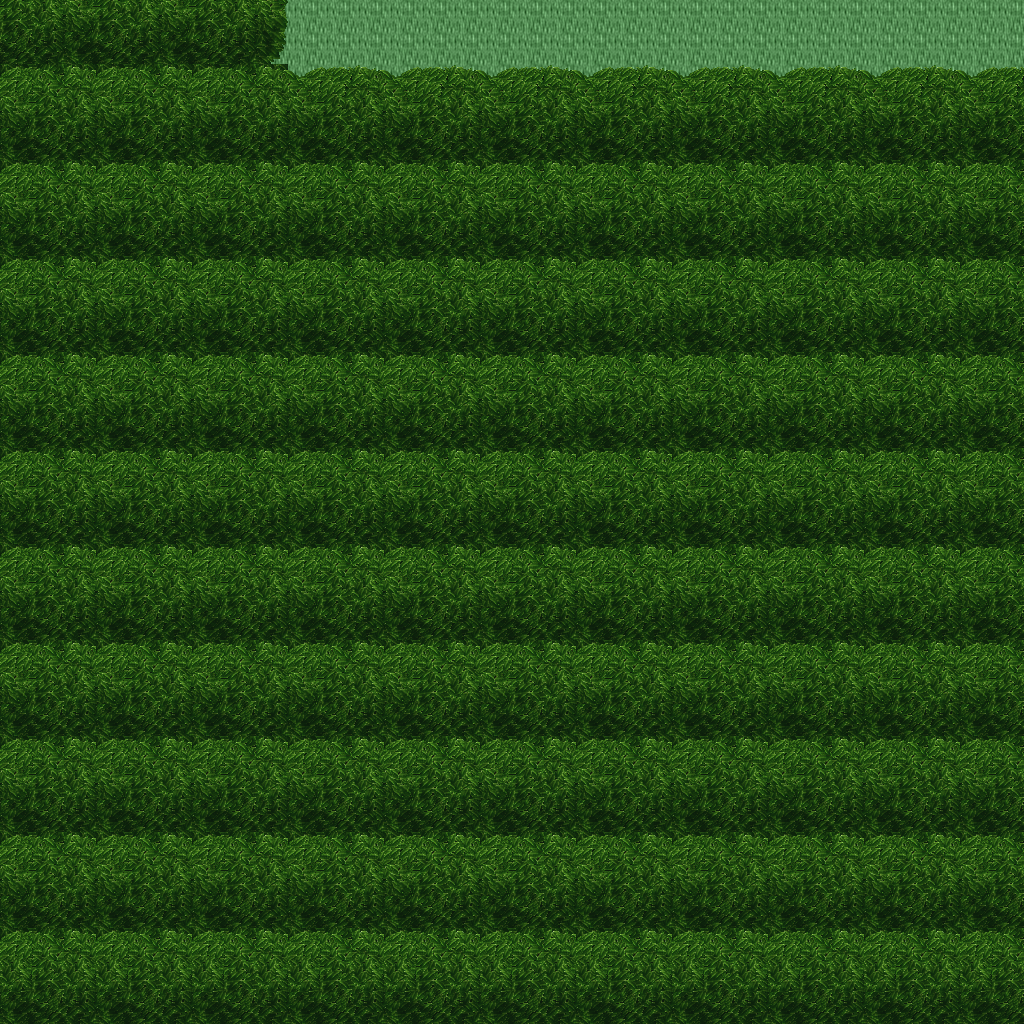

The image is a tile-based game level rendered from a .tmx file. Its description and source (layers, tilesets, objects; grid data summarised) follow:
An orthogonal 32x32 tile map with 32x32 px tiles, 5 tile layers (Ground, Objects, Objects2, Above, ...), 1 hidden layer not drawn, 22 tilesets.

<map version="1.10" tiledversion="1.11.0" orientation="orthogonal" renderorder="right-down" width="32" height="32" tilewidth="32" tileheight="32" infinite="0" nextlayerid="11" nextobjectid="1">
 <tileset firstgid="1" name="ground_ground" tilewidth="32" tileheight="32" tilecount="33" columns="3">
  <image source="../drawable/ground_ground.png" width="96" height="352" />
 </tileset>
 <tileset firstgid="34" name="ground_water_pool" tilewidth="32" tileheight="32" tilecount="72" columns="3">
  <image source="../drawable/ground_water_pool.png" width="96" height="768" />
 </tileset>
 <tileset firstgid="106" name="ground_ridge_earth_dark" tilewidth="32" tileheight="32" tilecount="96" columns="12">
  <image source="../drawable/ground_ridge_earth_dark.png" width="384" height="256" />
 </tileset>
 <tileset firstgid="202" name="ground_grass_edges" tilewidth="32" tileheight="32" tilecount="36" columns="12">
  <image source="../drawable/ground_grass_edges.png" width="384" height="96" />
 </tileset>
 <tileset firstgid="238" name="ground_earth_edges" tilewidth="32" tileheight="32" tilecount="18" columns="6">
  <image source="../drawable/ground_earth_edges.png" width="192" height="96" />
 </tileset>
 <tileset firstgid="256" name="ground_grass_corners" tilewidth="32" tileheight="32" tilecount="24" columns="6">
  <image source="../drawable/ground_grass_corners.png" width="192" height="128" />
 </tileset>
 <tileset firstgid="280" name="plant_grasses" tilewidth="32" tileheight="32" tilecount="6" columns="3">
  <image source="../drawable/plant_grasses.png" width="96" height="64" />
 </tileset>
 <tileset firstgid="286" name="plant_flower_daisy_blue" tilewidth="32" tileheight="32" tilecount="8" columns="2">
  <image source="../drawable/plant_flower_daisy_blue.png" width="64" height="128" />
 </tileset>
 <tileset firstgid="294" name="plant_flower_daisy_yellow" tilewidth="32" tileheight="32" tilecount="8" columns="2">
  <image source="../drawable/plant_flower_daisy_yellow.png" width="64" height="128" />
 </tileset>
 <tileset firstgid="302" name="plant_bush_bushes" tilewidth="32" tileheight="32" tilecount="10" columns="5">
  <image source="../drawable/plant_bush_bushes.png" width="160" height="64" />
 </tileset>
 <tileset firstgid="312" name="plant_flower_daisy_red" tilewidth="32" tileheight="32" tilecount="8" columns="2">
  <image source="../drawable/plant_flower_daisy_red.png" width="64" height="128" />
 </tileset>
 <tileset firstgid="320" name="plant_flower_daisy_white" tilewidth="32" tileheight="32" tilecount="8" columns="2">
  <image source="../drawable/plant_flower_daisy_white.png" width="64" height="128" />
 </tileset>
 <tileset firstgid="328" name="logic_collision" tilewidth="32" tileheight="32" tilecount="1" columns="1">
  <image source="../drawable/logic_collision.png" width="32" height="32" />
 </tileset>
 <tileset firstgid="329" name="plant_tree_tree_green" tilewidth="32" tileheight="32" tilecount="88" columns="8">
  <image source="../drawable/plant_tree_tree_green.png" width="256" height="352" />
 </tileset>
 <tileset firstgid="417" name="plant_stump_stump_brown" tilewidth="32" tileheight="32" tilecount="4" columns="2">
  <image source="../drawable/plant_stump_stump_brown.png" width="64" height="64" />
 </tileset>
 <tileset firstgid="421" name="logic_item_sheepfood" tilewidth="32" tileheight="32" tilecount="1" columns="1">
  <image source="../drawable/logic_item_sheepfood.png" width="32" height="32" />
 </tileset>
 <tileset firstgid="422" name="logic_creature_fairy" tilewidth="32" tileheight="32" tilecount="4" columns="4">
  <image source="../drawable/logic_creature_fairy.png" width="128" height="32" />
 </tileset>
 <tileset firstgid="426" name="logic_item_resources" tilewidth="32" tileheight="32" tilecount="6" columns="6">
  <image source="../drawable/logic_item_resources.png" width="192" height="32" />
 </tileset>
 <tileset firstgid="432" name="logic_creature_mythical_being" tilewidth="32" tileheight="32" tilecount="24" columns="8">
  <image source="../drawable/logic_creature_mythical_being.png" width="256" height="96" />
 </tileset>
 <tileset firstgid="456" name="ground_green_paving" tilewidth="32" tileheight="32" tilecount="18" columns="3">
  <image source="../drawable/ground_green_paving.png" width="96" height="192" />
 </tileset>
 <tileset firstgid="474" name="logic_protection" tilewidth="32" tileheight="32" tilecount="2" columns="2">
  <image source="../drawable/logic_protection.png" width="64" height="32" />
 </tileset>
 <tileset firstgid="476" name="building_huts" tilewidth="32" tileheight="32" tilecount="338" columns="26">
  <image source="../drawable/building_huts.png" width="832" height="416" />
 </tileset>
 <layer id="1" name="Ground" width="32" height="32">
  <data>[1024 cells, 1024 non-empty, 1 distinct tile ids]</data>
 </layer>
 <layer id="2" name="Objects" width="32" height="32">
  <data>[1024 cells, 0 non-empty, 0 distinct tile ids]</data>
 </layer>
 <layer id="3" name="Objects2" width="32" height="32">
  <data>[1024 cells, 0 non-empty, 0 distinct tile ids]</data>
 </layer>
 <layer id="4" name="Above" width="32" height="32">
  <data>[1024 cells, 978 non-empty, 14 distinct tile ids]</data>
 </layer>
 <layer id="5" name="Above2" width="32" height="32">
  <data>[1024 cells, 0 non-empty, 0 distinct tile ids]</data>
 </layer>
 <layer id="6" name="Walkable" width="32" height="32" visible="0">
  <data>[1024 cells, 922 non-empty, 1 distinct tile ids]</data>
 </layer>
 <objectgroup id="7" name="Mapevents" />
 <objectgroup id="8" name="Spawn" />
 <objectgroup id="9" name="Keys" />
 <objectgroup id="10" name="Replace" />
</map>
